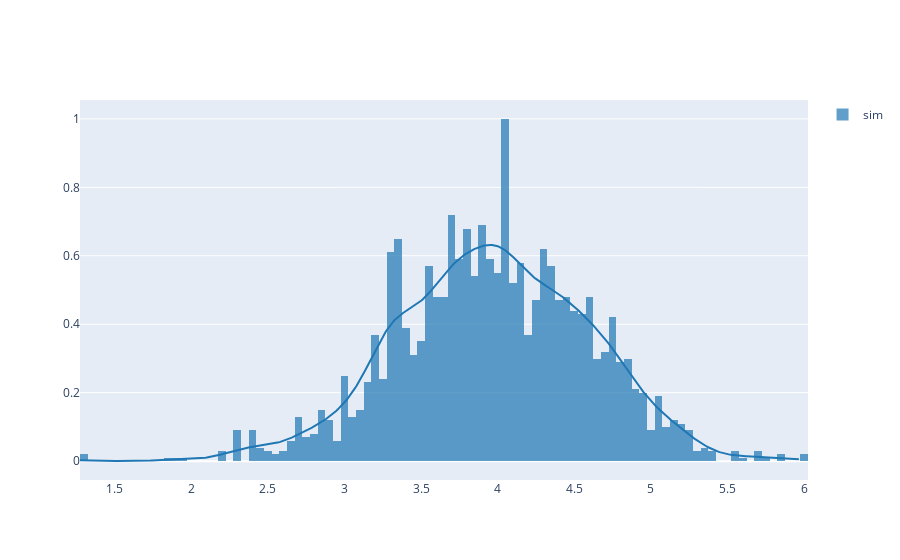

The cell this chart's notebook holds for it:
### Code cell
ff.create_distplot([mus[500:]], ['sim'], show_rug=False, bin_size=.05)

### Figure 1 — Plotly figure (JSON) as saved in the notebook; plotly's stock layout.template omitted (floating-point values rounded to 4 significant figures; data arrays with more than 128 entries replaced by an {"elided": "..."} marker saying what was removed)
{"data": [{"autobinx": false, "histnorm": "probability density", "legendgroup": "sim", "marker": {"color": "rgb(31, 119, 180)"}, "name": "sim", "opacity": 0.7, "type": "histogram", "x": {"elided": "2001 float values"}, "xaxis": "x", "xbins": {"end": 5.975, "size": 0.05, "start": 1.275}, "yaxis": "y"}, {"legendgroup": "sim", "marker": {"color": "rgb(31, 119, 180)"}, "mode": "lines", "name": "sim", "showlegend": false, "type": "scatter", "x": {"elided": "500 float values"}, "xaxis": "x", "y": {"elided": "500 float values"}, "yaxis": "y"}], "layout": {"barmode": "overlay", "hovermode": "closest", "legend": {"traceorder": "reversed"}, "xaxis": {"anchor": "y2", "domain": [0, 1], "zeroline": false}, "yaxis": {"anchor": "free", "domain": [0, 1], "position": 0}}}
